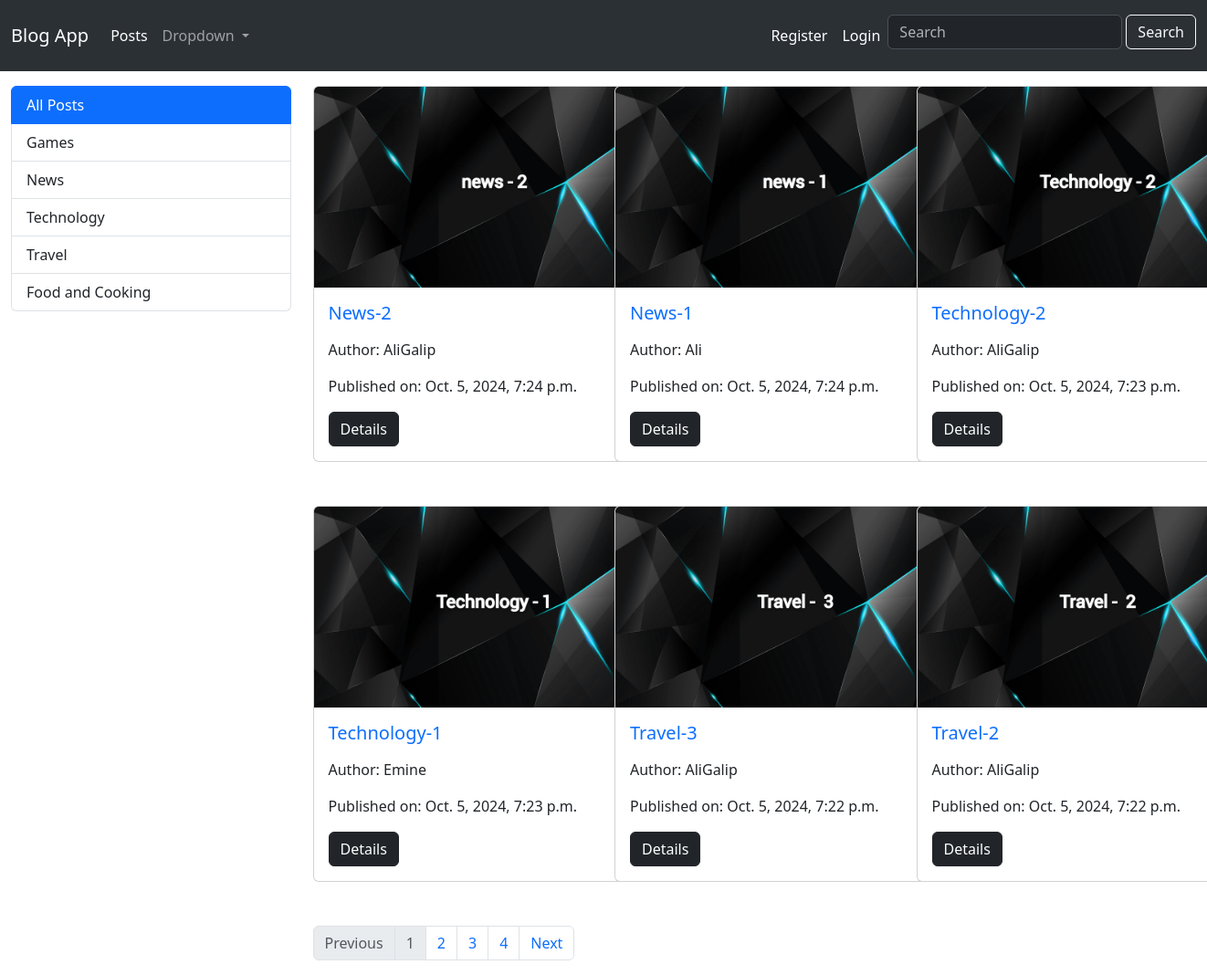
The page /posts on the database its author committed.
### blog/models.py (models this page shows, shortened)
class Category(models.Model):
    name = models.CharField(max_length=100)
    slug = models.SlugField(unique=True, editable=False)
    is_active = models.BooleanField(default=True)

class Post(models.Model):
    title = models.CharField(max_length=100)
    subtitle = models.CharField(max_length=50, default="")
    slug = models.SlugField(editable=True, blank=True, null=False, unique=True)#blank formda slug bilgisi girmek zorunda kalmayalım diye
    content = models.TextField()
    author = models.ForeignKey(User, default=1, on_delete=models.CASCADE)
    category = models.ForeignKey(Category, default=1, on_delete=models.CASCADE, related_name="posts")
    published_date = models.DateTimeField(auto_now=True, blank=True, null=True)
    image = models.ImageField(null=True, upload_to='posts/images/')
    is_active = models.BooleanField(default=1)

### blog/views.py (the view)
# urls.py: path('posts', views.post_list, name='postlist'),
def post_list(request):
    posts = Post.objects.all().order_by('-published_date')
    categories = Category.objects.all()
    paginator = Paginator(posts, 6)
    page = request.GET.get('page',1) #sayfadan 'page' değeri geliyorsa al, gelmiyorsa 1 al. bu satır şuan hangi sayfada olduğumuzu alır.
    page_obj = paginator.get_page(page)
    print(page_obj.paginator.num_pages) #postlar toplam kaç sayfaya dağıtıldı?
    print(page_obj.paginator.count) #toplam kaç tane post var?
    return render(request, 'blog/post_list.html', {'page_obj':page_obj, 'categories':categories})

### blog/templates/blog/post_list.html (shortened to what this page needs)
{% extends 'base.html' %}
{% load static %}
{% block content %}
    <div class="container-fluid mt-3">
        <div class="row">
            <div class="col-sm-3 mb-3">
                <div class="list-group">
                    <a href="/posts" class="list-group-item list-group-item-action {% if not selected_category %}active{% endif %}">All Posts</a>
                    {% for category in categories %}
                        <a href="{% url 'blog:getpostsbycategory' category.slug %}" class="list-group-item list-group-item-action
                        {% if category.slug == selected_category %}active{% endif %}">{{category.name}}</a>
                    {% endfor %}
                </div>
            </div>
            <div class="col-sm-9">
                <div class="row">
                    {% for post in page_obj.object_list %}
                        {% if post.is_active %}
                            <div class="col-sm-4 mb-5">
                                <div class="card" style="width: 25rem;">
                                    <img src="{{ post.image.url }}" class="card-img-top" height="220">
                                    <div class="card-body">
                                        <h5 class="card-title">
                                            <a href="{% url 'blog:postdetails' post.slug %}" class="text-decoration-none">{{ post.title }}</a>
                                        </h5>
                                        <p>Author: {{ post.author }}</p>
                                        <p class="fw-light">Published on: {{ post.published_date }}</p>
                                        <a href="{% url 'blog:postdetails' post.slug %}" class="btn btn-dark">Details</a>
                                    </div>
                                </div>
                            </div>
                        {% endif %}
                    {% endfor %}
                </div>
                {% if page_obj.paginator.num_pages > 1 %}
                    <nav aria-label="Page navigation example" >
                        <ul class="pagination">
                            {% if page_obj.has_previous %}
                                <li class="page-item"><a class="page-link" href="?page={{ page_obj.previous_page_number }}">Previous</a></li>
                            {% else %}
                                <li class="page-item disabled"><a class="page-link" href="#">Previous</a></li>
                            {% endif %}
                            {% for page_num in page_obj.paginator.page_range %}
                                {% if page_obj.number == page_num %}
                                    <li class="page-item disabled"><a class="page-link" href="#">{{ page_num }}</a></li>
                                {% else %}
                                    <li class="page-item"><a class="page-link" href="?page={{ page_num }}">{{ page_num }}</a></li>
                                {% endif %}
                            {% endfor %}
                            {% if page_obj.has_next %}
                                <li class="page-item"><a class="page-link" href="?page={{ page_obj.next_page_number }}">Next</a></li>
                            {% else %}
                                <li class="page-item disabled"><a class="page-link" href="#">Next</a></li>
                            {% endif %}
                        </ul>
                    </nav>
                {% endif %}
            </div>
        </div>
    </div>
{% endblock %}

### templates/base.html (shortened to what this page needs)
{% load static %}
<html lang="en">
    <head>
        <link href="https://cdn.jsdelivr.net/npm/bootstrap@5.3.3/dist/css/bootstrap.min.css" rel="stylesheet">
        <link rel="stylesheet" href="{% static 'css/mystyle.css' %}">
    </head>
    <body>
        <nav class="navbar navbar-expand-xl bg-body-tertiary" data-bs-theme="dark">
            <div class="container-fluid">
                <a class="navbar-brand" href="/">Blog App</a>
                <div class="collapse navbar-collapse" id="navbar">
                    <ul class="navbar-nav me-auto mb-1 mb-lg-0">
                        <li class="nav-item">
                            <a class="nav-link active" aria-current="page" href="{% url 'blog:postlist' %}">Posts</a>
                        </li>
                        <li class="nav-item dropdown">
                            <a class="nav-link dropdown-toggle" href="#" role="button" data-bs-toggle="dropdown" aria-expanded="false">
                            Dropdown
                            </a>
                        </li>
                    </ul>
                    <ul class="navbar-nav me-0">
                        {% if user.is_authenticated %}
                        <li class="nav-item">
                            <a class="nav-link active" href="#">{{user.username}}</a>
                        </li>
                            <li class="nav-item">
                                <a class="nav-link active" href="{% url 'accounts:logoutuser' %}">Logout</a>
                            </li>
                        {% else %}
                            <li class="nav-item">
                                <a class="nav-link active" href="{% url 'accounts:registeruser' %}">Register</a>
                            </li>
                            <li class="nav-item">
                                <a class="nav-link active" href="{% url 'accounts:loginuser' %}">Login</a>
                            </li>
                        {% endif %}
                    </ul>
                    {% block search %}
                        <ul class="navbar-nav mt-2 mb-lg-0">
                            <form class="d-flex" action="{% url 'blog:postsearch' %}" role="search">
                                <input class="form-control me-1" type="text" name="q" placeholder="Search" aria-label="Search">
                                <button class="btn btn-outline-light" type="submit">Search</button>
                            </form>
                        </ul>
                    {% endblock %}
                </div>
            </div>
        </nav>
        {% block content %}
        {% endblock %}
    </body>
</html>

### rows shown on the page
Category: name "Games"
Category: name "News"
Category: name "Technology"
Category: name "Travel"
Category: name "Food and Cooking"
Post: image (picture), title "News-2", author "AliGalip", published_date "Oct. 5, 2024, 7:24 p.m."
Post: image (picture), title "News-1", author "Ali", published_date "Oct. 5, 2024, 7:24 p.m."
Post: image (picture), title "Technology-2", author "AliGalip", published_date "Oct. 5, 2024, 7:23 p.m."
Post: image (picture), title "Technology-1", author "Emine", published_date "Oct. 5, 2024, 7:23 p.m."
Post: image (picture), title "Travel-3", author "AliGalip", published_date "Oct. 5, 2024, 7:22 p.m."
Post: image (picture), title "Travel-2", author "AliGalip", published_date "Oct. 5, 2024, 7:22 p.m."

### other values the page prints
{{ page_num }} "1"
{{ page_num }} "2" "3" "4"
